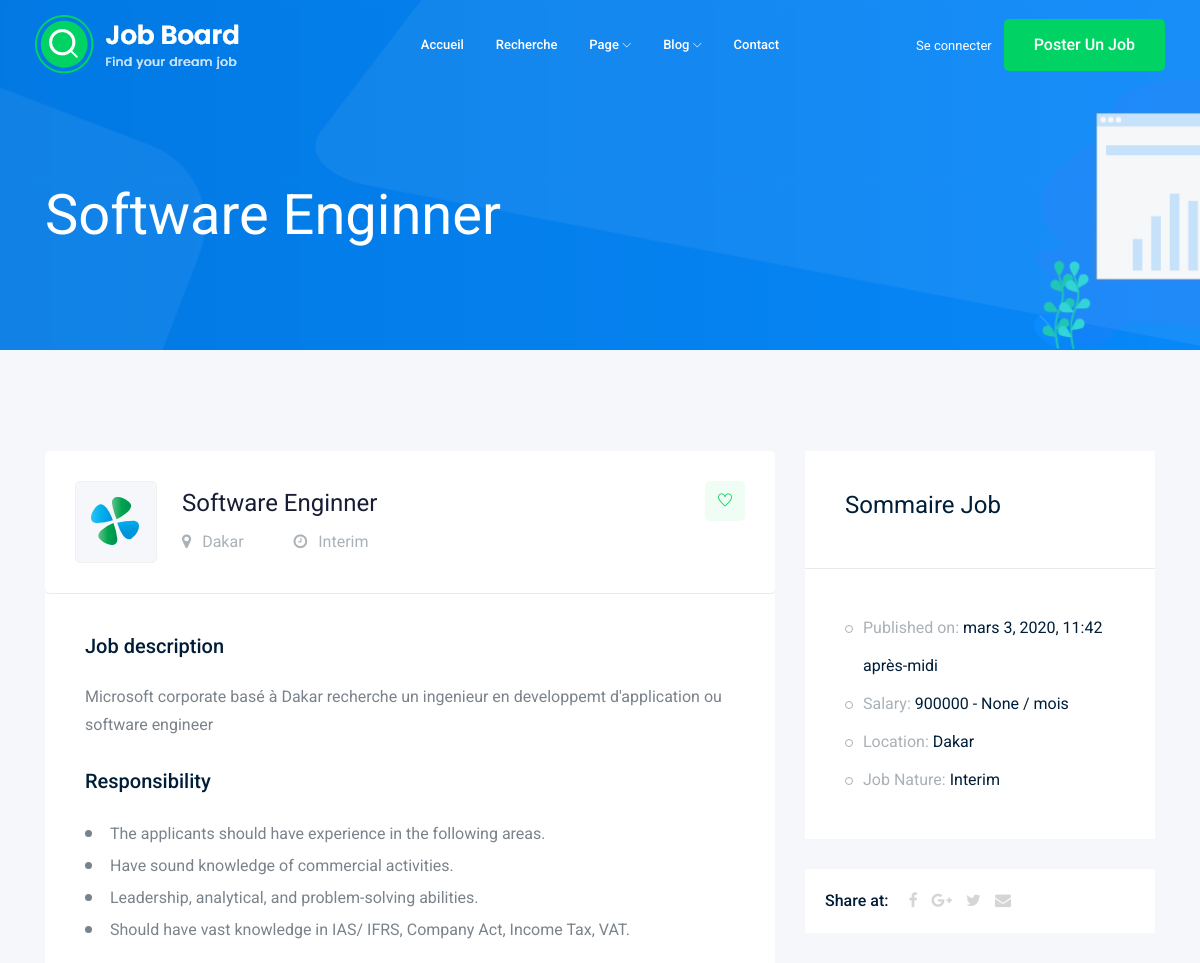
/details/2/ (upper part), run on an earlier commit of the app's database.
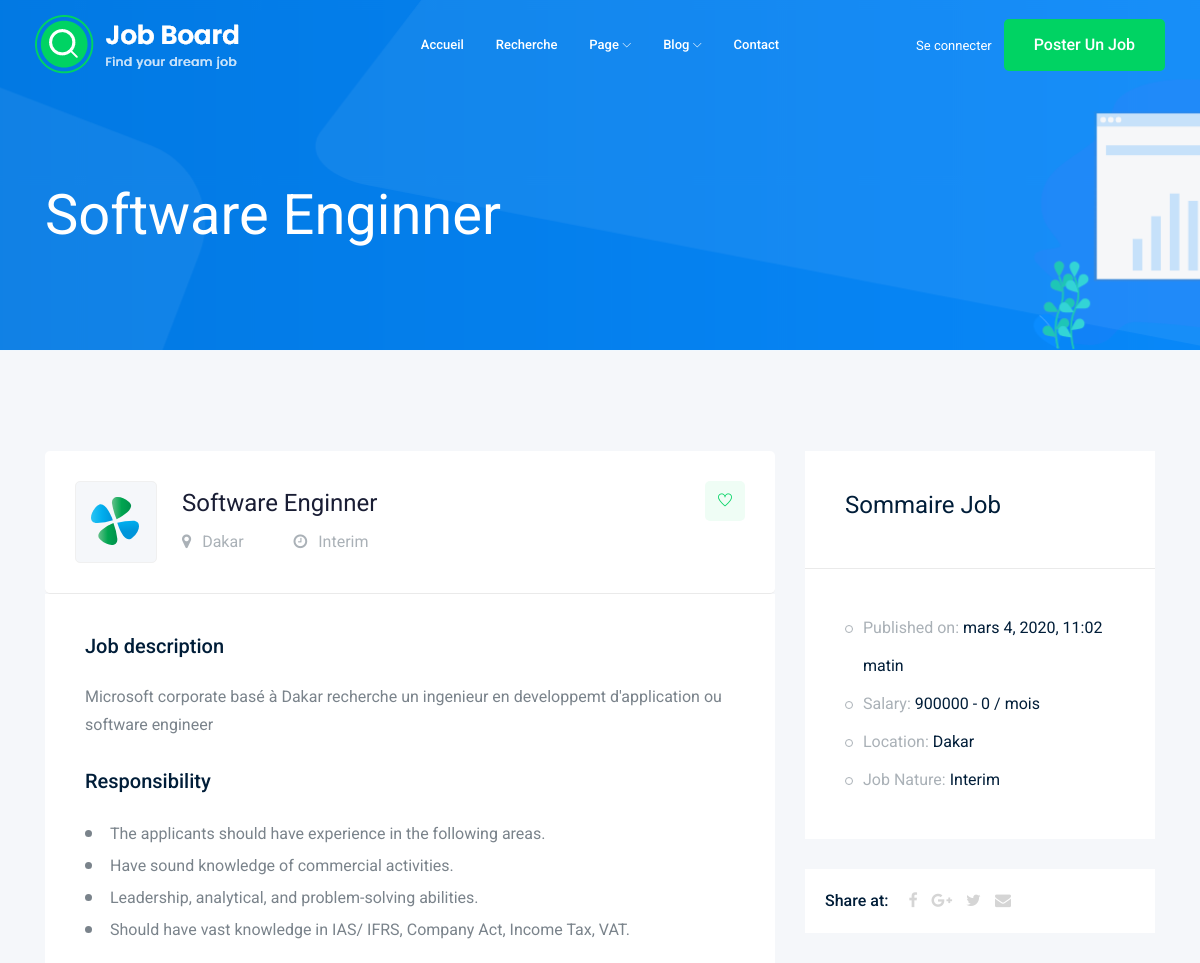
And on a later commit of the database.
### princ/models.py (models this page shows, shortened)
class Job (models.Model):
    jobtype = (
        ("CDD", "CDD"),
        ("CDI", "CDI"),
        ("Interim","Interim"),
        ("Freelance","Freelance")
    )
    Categories = (
        ("enseignement","Enseignement education"),
        ("earketing","Marketing"),
        ("eelemarketing","Telemarketing"),
        ("software","Developpement d'application & web"),
        ("batiment","Batiments et design"),
        ("administration","Administration"),
        ("autre","Autres")
    )
    Experiences = (
        ("non","Non spécifié"),
        ("Debutant","Debutant"),
        ("junior","1 à 2 ans d'experiences"),
        ("moyen", "2 à 6 ans d'experiences"),
        ("senior","plus de 6 ans d'experiences")
    )
    posteur = models.ForeignKey('Compte', on_delete= models.CASCADE, blank=True)
    titre = models.CharField(max_length=200, blank=False)
    categorie = models.CharField(max_length=200, blank=True, default="autre", choices=Categories)
    lieu = models.CharField(max_length=200)
    type = models.CharField(max_length=100, choices=jobtype)
    experience = models.CharField(max_length=100, choices=Experiences, blank=True, default="None")
    pub_date = models.DateTimeField(auto_now=True)
    description = models.TextField()
    salaire_max = models.IntegerField(null=True)
    salaire_min = models.IntegerField(null=True)

### princ/views.py (the view)
# urls.py: path("details/<int:pk>/", views.JobDetailsView.as_view(), name="job-details")
class JobDetailsView(DetailView):
    model = Job
    template_name = 'princ/job_detail.html'
    context_object_name = 'job'

### templates/princ/job_detail.html (shortened to what the changed rows need)
{% extends 'home.html' %}
{% block home-main %}
    <div class="bradcam_area bradcam_bg_1">
        <div class="container">
            <div class="row">
                <div class="col-xl-12">
                    <div class="bradcam_text">
                        <h3>{{job.titre}}</h3>
                    </div>
                </div>
            </div>
        </div>
    </div>
    <div class="job_details_area">
        <div class="container">
            <div class="row">
                <div class="col-lg-8">
                    <div class="job_details_header">
                        <div class="single_jobs white-bg d-flex justify-content-between">
                            <div class="jobs_left d-flex align-items-center">
                                <div class="jobs_conetent">
                                    <a href="#"><h4>{{job.titre}}</h4></a>
                                    <div class="links_locat d-flex align-items-center">
                                        <div class="location">
                                            <p> <i class="fa fa-map-marker"></i> {{job.lieu}}</p>
                                        </div>
                                        <div class="location">
                                            <p> <i class="fa fa-clock-o"></i> {{job.type}}</p>
                                        </div>
                                    </div>
                                </div>
                            </div>
                        </div>
                    </div>
                    <div class="descript_wrap white-bg">
                        <div class="single_wrap">
                            <h4>Job description</h4>
                            <p>{{job.description}}</p>
                        </div>
                    </div>
                </div>
                <div class="col-lg-4">
                    <div class="job_sumary">
                        <div class="job_content">
                            <ul>
                                <li>Published on: <span>{{job.pub_date}}</span></li>
                                <li>Salary: <span>{{job.salaire_min}} - {{job.salaire_max}} / mois</span></li>
                                <li>Location: <span>{{job.lieu}}</span></li>
                                <li>Job Nature: <span> {{job.type}}</span></li>
                            </ul>
                        </div>
                    </div>
                </div>
            </div>
        </div>
{% endblock home-main %}

What changed in the data, as far as the page shows it:
changed Job "Software Enginner": pub_date "mars 3, 2020, 11:42 après-midi" → "mars 4, 2020, 11:02 matin"; salaire_max "None" → "0"
